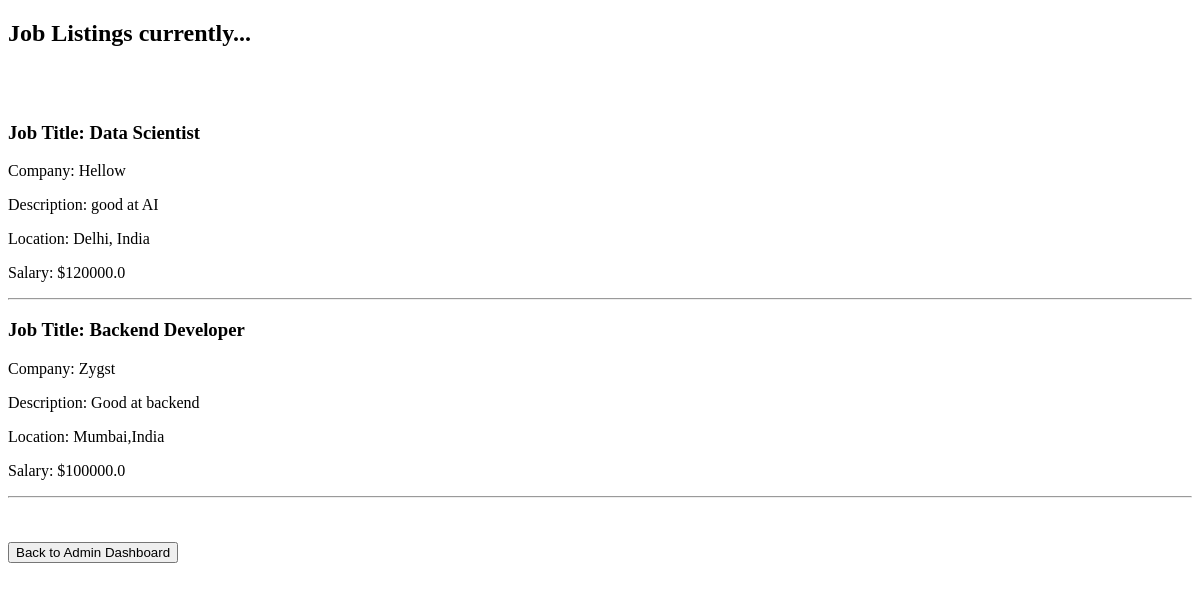
The app's page /joblistings, older data.
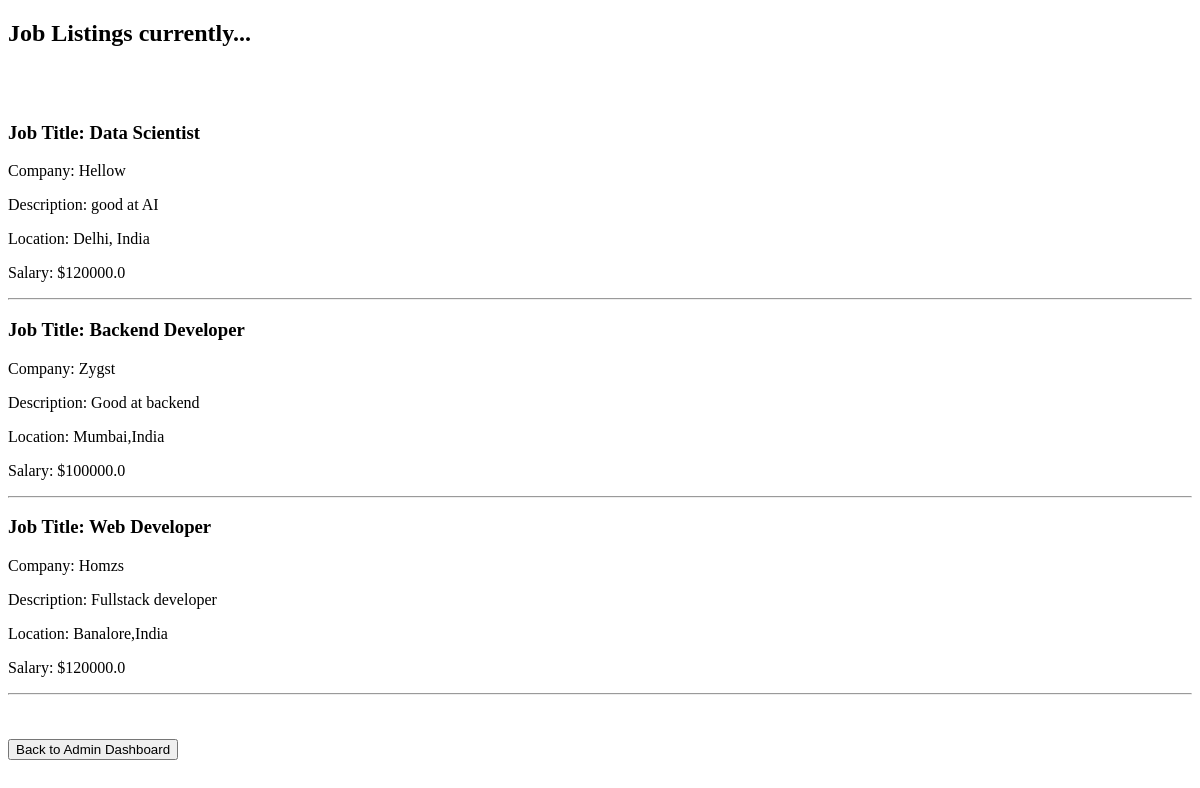
The same page, newer data.
### app.py (models this page shows)
class Job(db.Model):
    job_id = db.Column(db.Integer, primary_key=True)
    job_company = db.Column(db.String(20),nullable = False)
    job_description = db.Column(db.String(100),nullable = True)
    job_title = db.Column(db.String(20),nullable = False)
    job_location = db.Column(db.String(20),nullable = False)
    job_salary = db.Column(db.Float,nullable = False)
    applicants = db.relationship('AppliedJob', back_populates='job')

### app.py (the view)
@app.route('/joblistings')
def joblistings():
    jobs = Job.query.all()
    return render_template('admn_func/joblistings.html', jobs=jobs)

### templates/admn_func/joblistings.html (shortened to what this page needs)
<!DOCTYPE html>
<html lang="en">
<head>
</head>
<body>
    <h2>Job Listings currently...</h2><br><br>
    {% if jobs %}
        {% for job in jobs %}
            <h3>Job Title: {{ job.job_title }}</h3>
            <p>Company: {{ job.job_company }}</p>
            <p>Description: {{ job.job_description }}</p>
            <p>Location: {{ job.job_location }}</p>
            <p>Salary: ${{ job.job_salary }}</p>
            <hr>
        {% endfor %}
    {% else %}
        <p>No job listings available.</p>
    {% endif %}
    <br><br>
    <form action="{{ url_for('admin_dashboard', uname=uname) }}" method="GET">
        <button type="submit">Back to Admin Dashboard</button>
    </form>
</body>
</html>

Row changes from the older to the newer data that the page shows:
added Job: job_title "Web Developer", job_company "Homzs", job_description "Fullstack developer", job_location "Banalore,India", job_salary "120000.0"
